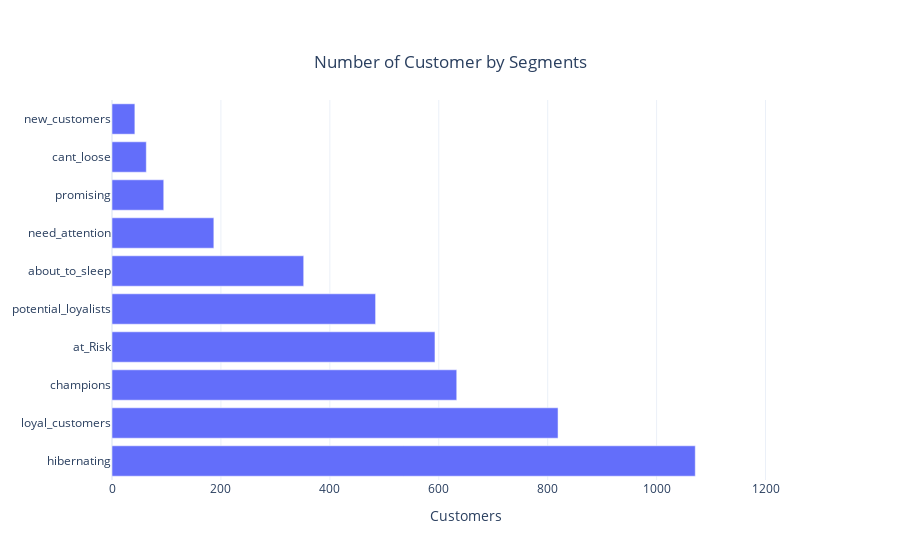

The code cell stored with this chart in its notebook:
### Code cell
data = go.Bar(y = pd.DataFrame(rfm['segment'].value_counts()).index,
              x = pd.DataFrame(rfm['segment'].value_counts())['segment'].values,
              name = str(pd.DataFrame(rfm['segment'].value_counts())['segment'].values),
              orientation='h')

layout = go.Layout(title={'text': "Number of Customer by Segments",
                          'y':0.9,
                          'x':0.5,
                          'xanchor': 'center',
                          'yanchor': 'top'},
                   xaxis =dict(title='Customers'),
                   template = 'plotly_white')

fig=go.Figure(data=data, layout=layout)
fig.update_xaxes(range=[0,1300])
iplot(fig)

### Figure 1 — Plotly figure (JSON) as saved in the notebook; plotly's stock layout.template omitted (floating-point values rounded to 4 significant figures)
{"data": [{"name": "[1071  819  633  593  484  352  187   95   63   42]", "orientation": "h", "x": [1071, 819, 633, 593, 484, 352, 187, 95, 63, 42], "y": ["hibernating", "loyal_customers", "champions", "at_Risk", "potential_loyalists", "about_to_sleep", "need_attention", "promising", "cant_loose", "new_customers"], "type": "bar"}], "layout": {"title": {"text": "Number of Customer by Segments", "x": 0.5, "xanchor": "center", "y": 0.9, "yanchor": "top"}, "xaxis": {"range": [0, 1300], "title": {"text": "Customers"}}}}
